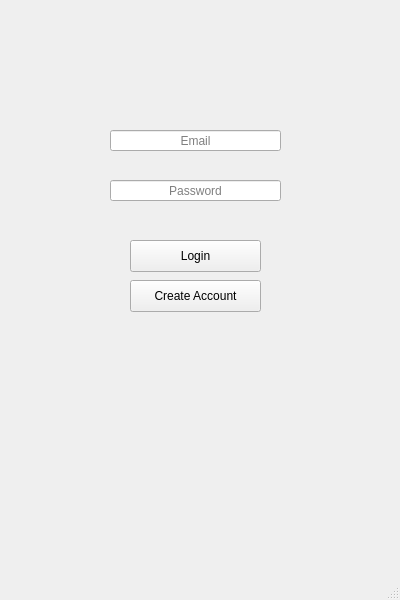
<?xml version="1.0" encoding="UTF-8"?>
<ui version="4.0">
 <class>LoginWindow</class>
 <widget class="QMainWindow" name="LoginWindow">
  <property name="geometry">
   <rect>
    <x>0</x>
    <y>0</y>
    <width>400</width>
    <height>600</height>
   </rect>
  </property>
  <property name="maximumSize">
   <size>
    <width>800</width>
    <height>600</height>
   </size>
  </property>
  <property name="windowTitle">
   <string>Login</string>
  </property>
  <widget class="QWidget" name="centralwidget">
   <widget class="QLineEdit" name="username">
    <property name="geometry">
     <rect>
      <x>110</x>
      <y>130</y>
      <width>171</width>
      <height>21</height>
     </rect>
    </property>
    <property name="echoMode">
     <enum>QLineEdit::Normal</enum>
    </property>
    <property name="alignment">
     <set>Qt::AlignCenter</set>
    </property>
    <property name="placeholderText">
     <string>Email</string>
    </property>
   </widget>
   <widget class="QLineEdit" name="password">
    <property name="geometry">
     <rect>
      <x>110</x>
      <y>180</y>
      <width>171</width>
      <height>21</height>
     </rect>
    </property>
    <property name="echoMode">
     <enum>QLineEdit::Password</enum>
    </property>
    <property name="alignment">
     <set>Qt::AlignCenter</set>
    </property>
    <property name="placeholderText">
     <string>Password</string>
    </property>
   </widget>
   <widget class="QPushButton" name="loginButton">
    <property name="geometry">
     <rect>
      <x>130</x>
      <y>240</y>
      <width>131</width>
      <height>32</height>
     </rect>
    </property>
    <property name="text">
     <string>Login</string>
    </property>
   </widget>
   <widget class="QPushButton" name="createButton">
    <property name="geometry">
     <rect>
      <x>130</x>
      <y>280</y>
      <width>131</width>
      <height>32</height>
     </rect>
    </property>
    <property name="text">
     <string>Create Account</string>
    </property>
   </widget>
   <widget class="QLabel" name="label_pic">
    <property name="geometry">
     <rect>
      <x>100</x>
      <y>70</y>
      <width>201</width>
      <height>51</height>
     </rect>
    </property>
    <property name="autoFillBackground">
     <bool>false</bool>
    </property>
    <property name="lineWidth">
     <number>0</number>
    </property>
    <property name="text">
     <string/>
    </property>
   </widget>
  </widget>
  <widget class="QMenuBar" name="menubar">
   <property name="geometry">
    <rect>
     <x>0</x>
     <y>0</y>
     <width>400</width>
     <height>21</height>
    </rect>
   </property>
  </widget>
  <widget class="QStatusBar" name="statusbar"/>
 </widget>
 <tabstops>
  <tabstop>username</tabstop>
  <tabstop>password</tabstop>
  <tabstop>loginButton</tabstop>
  <tabstop>createButton</tabstop>
 </tabstops>
 <resources/>
 <connections/>
</ui>
